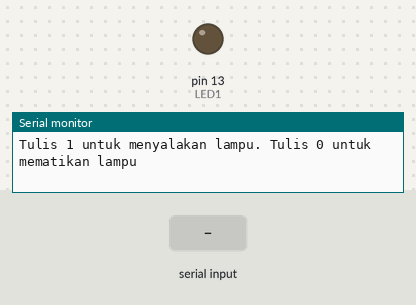
Simulated run of this sketch. Board: Arduino Uno, built with avr-gcc and run on an emulated ATmega328P. Shown: output pins drawn as LEDs (lit = HIGH), the last lines printed to the serial monitor. The inputs (shaded band) are chosen by the test bench.

Above: at 1.2 s.
1.3 s: "1" received over Serial
At 2.1 s:
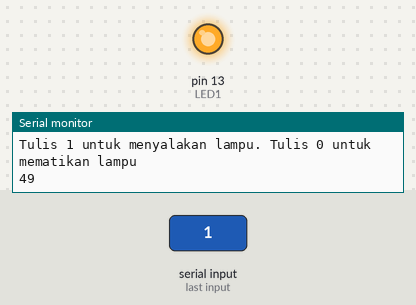
2.8 s: "0" received over Serial
At 3.3 s:
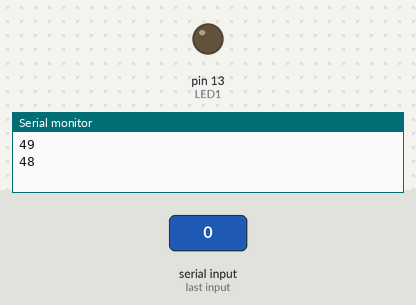
Timing chart, 0 to 5.8 s (numbered marks = the images above; inputs shaded):
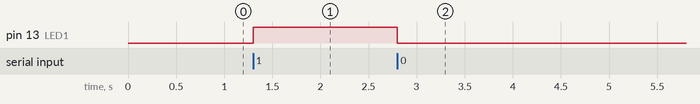

The sketch:

4a.ino
```cpp
int serialInput=49;
const int LED1=13;

void setup() {
  pinMode(LED1,OUTPUT);
  Serial.begin(9600);
  Serial.println("Tulis 1 untuk menyalakan lampu. Tulis 0 untuk mematikan lampu");
}

void loop() {
  if (Serial.available() > 0) {
    serialInput = Serial.read();
    Serial.println(serialInput);
    if (serialInput==49) digitalWrite(LED1,HIGH);
    if (serialInput==48) digitalWrite(LED1,LOW);
  }
}
```

Measured:
- after the input at 1.3 s, pin 13 (LED1): LOW → HIGH at once
- after the input at 2.8 s, pin 13 (LED1): HIGH → LOW at once
